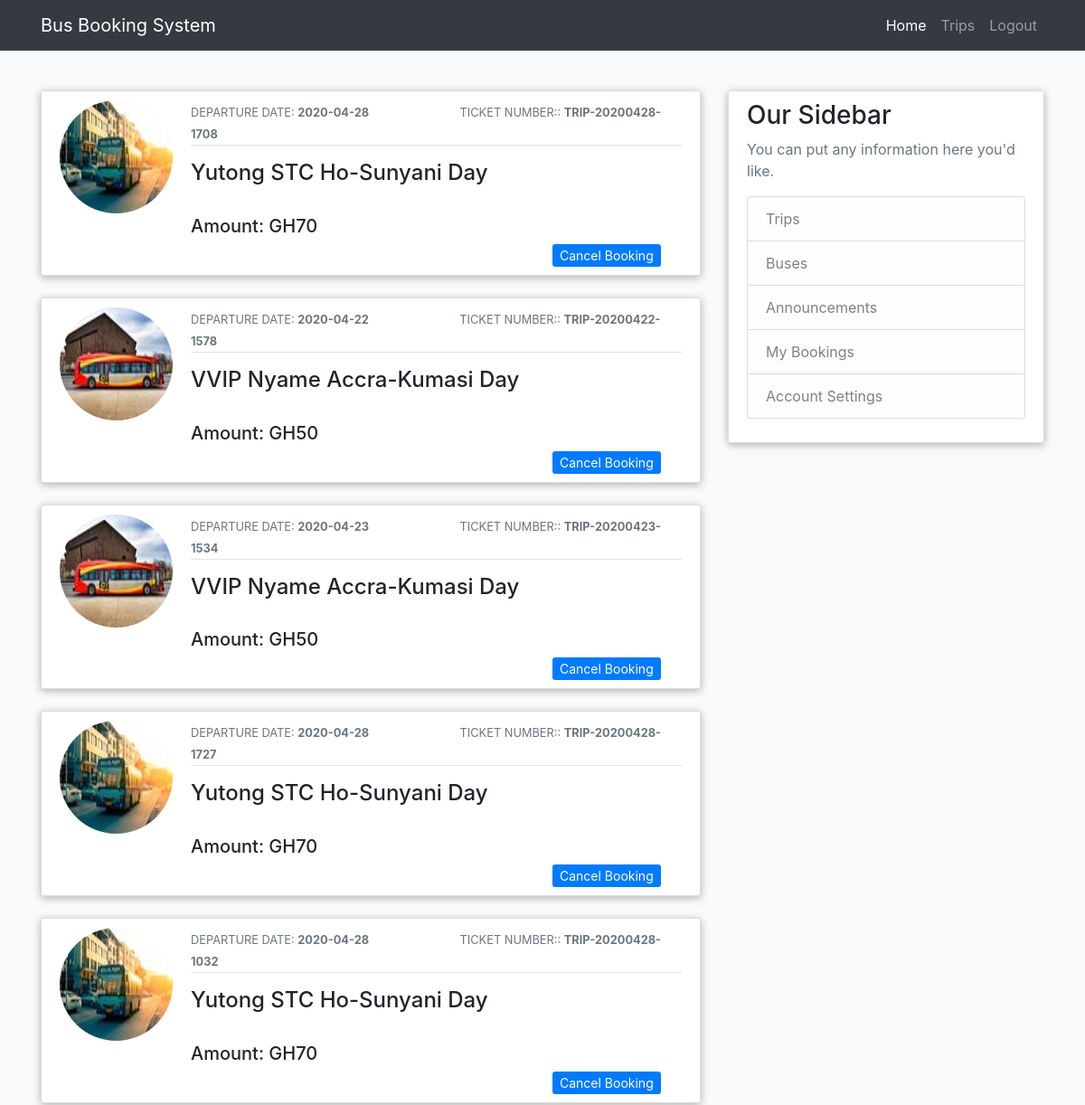
The app's page /mybookings-2 (signed in, upper part), older data.
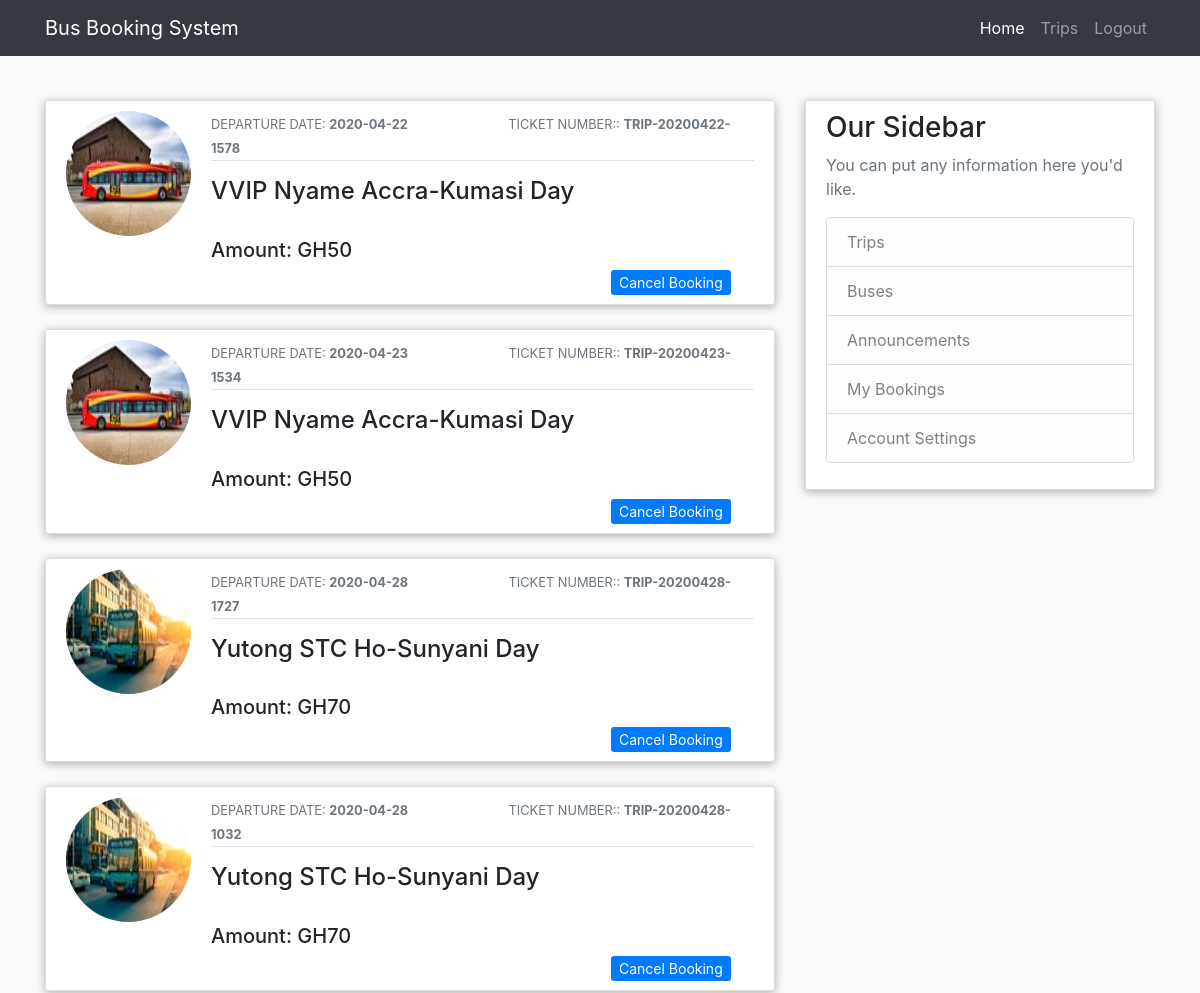
The same page, newer data.
### bbs/models.py (models this page shows, shortened)
class Booking(db.Model):
    id = db.Column(db.Integer, primary_key=True)
    ticket_number = db.Column(db.String(60), nullable=False)
    customer_id = db.Column(db.Integer, db.ForeignKey('user.id'),nullable=False)
    seat_id = db.Column(db.Integer, db.ForeignKey('seats.id'),nullable=False)
    bus_id = db.Column(db.Integer, db.ForeignKey('buses.id'),nullable=False)
    route_id = db.Column(db.Integer, db.ForeignKey('route.id'),nullable=False)
    phone = db.Column(db.Integer(), nullable=False)
    date_booked = db.Column(db.String(120), nullable=False,default=now.strftime('%Y-%m-%d'))
    email = db.Column(db.String(120), nullable=False)
    date = db.Column(db.DateTime, nullable=False)
    time = db.Column(db.String(60), nullable=False)

class Buses(db.Model):
    id = db.Column(db.Integer, primary_key=True)
    name = db.Column(db.String(60), unique=True, nullable=False)
    number = db.Column(db.String(20), unique=True, nullable=False)
    description = db.Column(db.String(200), nullable=False)
    image_file = db.Column(db.String(60), nullable=False,default='default_bus.jpg')
    bookings = db.relationship('Booking', backref='bus')
    availability = db.relationship('Availability', backref='bus')

class Route(db.Model):
    id = db.Column(db.Integer, primary_key=True)
    name = db.Column(db.String(60), nullable=False)
    time = db.Column(db.String(60), nullable=False)
    amount = db.Column(db.Integer(), nullable=False)
    availability = db.relationship('Availability', backref='route')
    booking = db.relationship('Booking', backref='route')

### bbs/users/routes.py (the view)
@users.route('/mybookings-<int:user_id>',)
def mybookings(user_id):
    if not  current_user.is_authenticated:
        abort(403)
    else:
         mybookings = db.session.query(Booking).filter(Booking.customer_id==user_id).order_by(Booking.date_booked.asc())
    return render_template('/users/mybookings.html',mybookings=mybookings)

### bbs/templates/users/mybookings.html (shortened to what this page needs)
{% extends "layout.html"%} {% block content%}
{% for booking in mybookings%}
<article class="media content-section mt-4">
  <img
    class="rounded-circle account-img"
    src="{{url_for('static',filename='img/'+ booking.bus.image_file)}}"
  />
  <div class="media-body">
    <div class="article-metadata">
      <small class="text-muted mr-5"
        >DEPARTURE DATE:
        <strong>{{ booking.date.strftime('%Y-%m-%d') }}</strong></small
      >
      <small class="text-muted ml-5"
        >TICKET NUMBER:: <strong>{{ booking.ticket_number }}</strong></small
      >
    </div>
    <h4 class="mt-3 mb-2">
      {{booking.bus.name}} {{booking.route.name}} {{booking.time}}
    </h4>
    <div class="row">
      <h5 class="article-content text-left mr-2 col-8">
        Amount: GH{{ booking.route.amount }}
      </h5>
    </div>
    <div class="book-btn">
      <a
        class="btn-sm btn-primary"
        href="{{url_for('users.cancel_booking',book_id=booking.id)}}"
        >Cancel Booking</a
      >
    </div>
  </div>
</article>
{% endfor %} {% endblock content%}

### bbs/templates/layout.html (shortened to what this page needs)
<!DOCTYPE html>
<html lang="en">
<head>
  <link href="./static/vendor/bootstrap/css/bootstrap.min.css" rel="stylesheet">
  <link rel="stylesheet" type="text/css" href="{{url_for('static',filename='./main.css')}}">
</head>
<body>
  <nav class="navbar navbar-expand-lg navbar-dark bg-dark static-top mb-4">
    <div class="container">
      <a class="navbar-brand" href="{{ url_for('main.landing')}}">Bus Booking System</a>
      <div class="collapse navbar-collapse" id="navbarResponsive">
        <ul class="navbar-nav ml-auto">
          <li class="nav-item active">
            <a class="nav-link" href="{{ url_for('main.home')}}">Home
            </a>
          </li>
          {% if current_user.is_authenticated%}
          <li class="nav-item">
            <a class="nav-link"  href="{{url_for('main.trips')}}">Trips</a>
        </li>
          <li class="nav-item">
            <a class="nav-link" href="{{ url_for('users.logout')}}">Logout</a>
          </li>
          {% endif %}
        </ul>
      </div>
    </div>
  </nav>
 <main role="main" class="container">
        <div class="row">
          <div class="col-md-8">
            {% block content %}{% endblock %}
          </div>
          <div class="col-md-4 sidebar login-div">
            <div class="content-section">
              <h3>Our Sidebar</h3>
              <p class='text-muted'>You can put any information here you'd like.
                <ul class="list-group">
                  <a class="list-group-item list-group-item-light"  href="{{url_for('main.trips')}}">Trips</a>
                  <a class="list-group-item list-group-item-light"  href="{{url_for('users.user_buses')}}">Buses</a>
                  <li class="list-group-item list-group-item-light">Announcements</li>
                  {% if current_user.is_authenticated%}
                  <a class="list-group-item list-group-item-light" href="{{url_for('users.mybookings',user_id=current_user.id )}}">My Bookings</a>
                  <a class="list-group-item list-group-item-light" href="{{url_for('users.account')}}">Account Settings</a>
                  {% endif %}
                </ul>
              </p>
            </div>
          </div>
        </div>
      </main>
</body>
</html>

### bbs/static/main.css (style rules this page uses)
* { box-sizing: border-box; }
nav.navbar { position: fixed; width: 100%; z-index: 1; }
body { background-color: #f9fafb; }
.login-div { margin-top: 100px; }
.content-section { background: #ffffff; padding: 10px 20px; border: 1px solid #dddddd; border-radius: 3px; box-shadow: 0px 2px 10px rgba(0, 0, 0, 0.3); }
.article-content { white-space: pre-line; }
.article-metadata { padding-bottom: 1px; margin-bottom: 4px; border-bottom: 1px solid #e3e3e3; }
.account-img { height: 125px; width: 125px; margin-right: 20px; margin-bottom: 16px; }
.book-btn { margin-left: 400px; }

Row changes from the older to the newer data that the page shows:
removed Booking: image_file (picture), date "2020-04-28", ticket_number "TRIP-20200428-1708", bus.name "Yutong STC", route.name "Ho-Sunyani", time "Day", route.amount "70"
